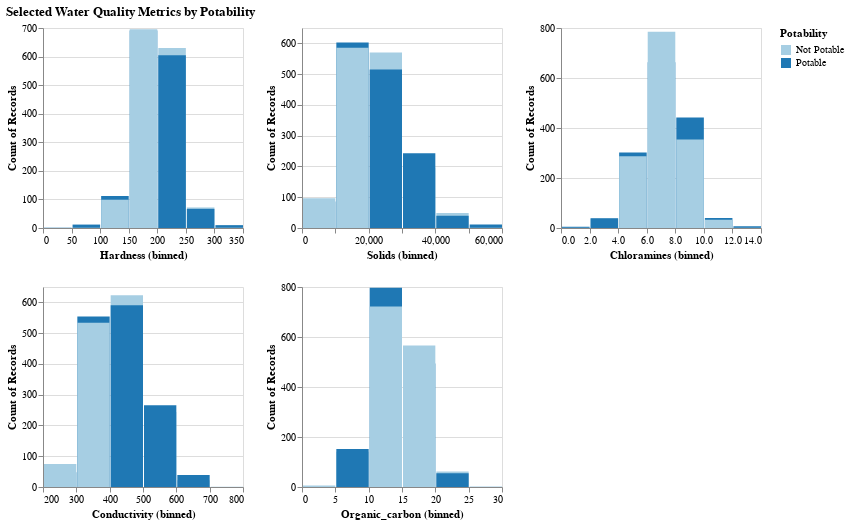

The cell this chart's notebook holds for it:
### Code cell
metric_hists = alt.Chart(water_train).mark_bar().encode(
    alt.X(alt.repeat("repeat"), type='quantitative', bin=True),
    alt.Y("count()", type='quantitative', stack=False),
    color=alt.Color("Potability", scale=alt.Scale(scheme = 'paired'))
).properties(
    width=200,
    height=200
).repeat(
    repeat=['Hardness', 'Solids', 
             'Chloramines', 'Conductivity', 'Organic_carbon'],
    columns=3
).properties(title="Selected Water Quality Metrics by Potability")

metric_hists

### Figure 1 — Vega-Lite specification as saved in the notebook (floating-point values rounded to 4 significant figures; data arrays with more than 128 entries replaced by an {"elided": "..."} marker saying what was removed)
{"config": {"view": {"continuousWidth": 400, "continuousHeight": 300}}, "repeat": ["Hardness", "Solids", "Chloramines", "Conductivity", "Organic_carbon"], "spec": {"data": {"name": "data-e3caf3081e12f027014dc0f55229888e"}, "mark": "bar", "encoding": {"color": {"field": "Potability", "scale": {"scheme": "paired"}, "type": "nominal"}, "x": {"bin": true, "field": {"repeat": "repeat"}, "type": "quantitative"}, "y": {"aggregate": "count", "stack": false, "type": "quantitative"}}, "height": 200, "width": 200}, "columns": 3, "title": "Selected Water Quality Metrics by Potability", "$schema": "https://vega.github.io/schema/vega-lite/v4.17.0.json", "datasets": {"data-e3caf3081e12f027014dc0f55229888e": {"elided": "2997 records"}}}
